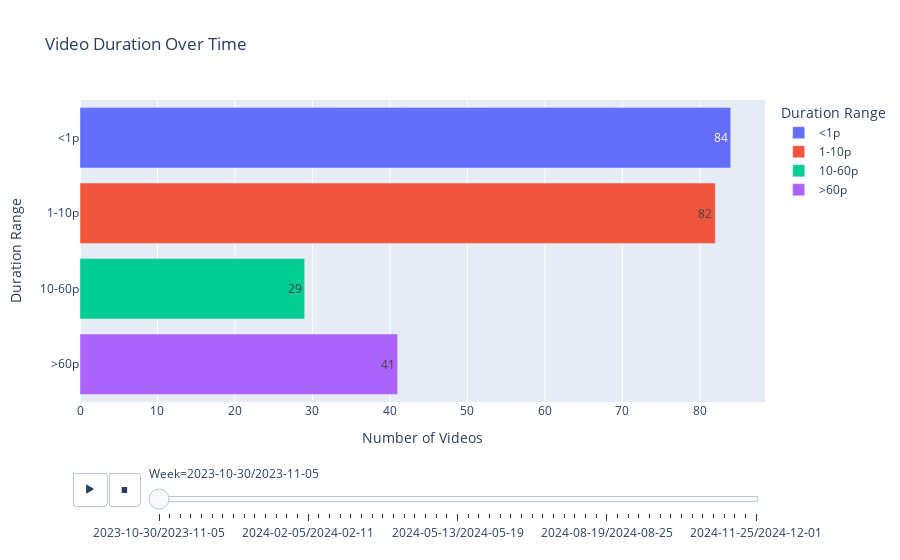

Notebook code cell kept with this figure:
### Code cell
for col in duration_videos.columns[1:]:
    duration_videos[col] = duration_videos[col].cumsum()
    
duration_videos['week'] = duration_videos['week'].astype(str)
duration_videos_long = duration_videos.melt(id_vars='week', 
											var_name='time', 
											value_name='count')
fig = px.bar(duration_videos_long, 
             x='count', 
             y='time',
             orientation='h', 
             color='time', 
             animation_frame='week', 
             title='Video Duration Over Time',
             labels={'count': 'Number of Videos', 'time': 'Duration Range', 'week': 'Week'},
             text='count')
fig.show()

### Figure 1 — Plotly figure (JSON) as saved in the notebook; plotly's stock layout.template omitted (floating-point values rounded to 4 significant figures)
{"data": [{"alignmentgroup": "True", "hovertemplate": "Duration Range=%{y}<br>Week=2023-10-30/2023-11-05<br>Number of Videos=%{text}<extra></extra>", "legendgroup": "<1p", "marker": {"color": "#636efa", "pattern": {"shape": ""}}, "name": "<1p", "offsetgroup": "<1p", "orientation": "h", "showlegend": true, "text": [84], "textposition": "auto", "type": "bar", "x": [84], "xaxis": "x", "y": ["<1p"], "yaxis": "y"}, {"alignmentgroup": "True", "hovertemplate": "Duration Range=%{y}<br>Week=2023-10-30/2023-11-05<br>Number of Videos=%{text}<extra></extra>", "legendgroup": "1-10p", "marker": {"color": "#EF553B", "pattern": {"shape": ""}}, "name": "1-10p", "offsetgroup": "1-10p", "orientation": "h", "showlegend": true, "text": [82], "textposition": "auto", "type": "bar", "x": [82], "xaxis": "x", "y": ["1-10p"], "yaxis": "y"}, {"alignmentgroup": "True", "hovertemplate": "Duration Range=%{y}<br>Week=2023-10-30/2023-11-05<br>Number of Videos=%{text}<extra></extra>", "legendgroup": "10-60p", "marker": {"color": "#00cc96", "pattern": {"shape": ""}}, "name": "10-60p", "offsetgroup": "10-60p", "orientation": "h", "showlegend": true, "text": [29], "textposition": "auto", "type": "bar", "x": [29], "xaxis": "x", "y": ["10-60p"], "yaxis": "y"}, {"alignmentgroup": "True", "hovertemplate": "Duration Range=%{y}<br>Week=2023-10-30/2023-11-05<br>Number of Videos=%{text}<extra></extra>", "legendgroup": ">60p", "marker": {"color": "#ab63fa", "pattern": {"shape": ""}}, "name": ">60p", "offsetgroup": ">60p", "orientation": "h", "showlegend": true, "text": [41], "textposition": "auto", "type": "bar", "x": [41], "xaxis": "x", "y": [">60p"], "yaxis": "y"}], "layout": {"barmode": "relative", "legend": {"title": {"text": "Duration Range"}, "tracegroupgap": 0}, "sliders": [{"active": 0, "currentvalue": {"prefix": "Week="}, "len": 0.9, "pad": {"b": 10, "t": 60}, "steps": [{"args": [["2023-10-30/2023-11-05"], {"frame": {"duration": 0, "redraw": true}, "fromcurrent": true, "mode": "immediate", "transition": {"duration": 0, "easing": "linear"}}], "label": "2023-10-30/2023-11-05", "method": "animate"}, {"args": [["2023-11-06/2023-11-12"], {"frame": {"duration": 0, "redraw": true}, "fromcurrent": true, "mode": "immediate", "transition": {"duration": 0, "easing": "linear"}}], "label": "2023-11-06/2023-11-12", "method": "animate"}, {"args": [["2023-11-13/2023-11-19"], {"frame": {"duration": 0, "redraw": true}, "fromcurrent": true, "mode": "immediate", "transition": {"duration": 0, "easing": "linear"}}], "label": "2023-11-13/2023-11-19", "method": "animate"}, {"args": [["2023-11-20/2023-11-26"], {"frame": {"duration": 0, "redraw": true}, "fromcurrent": true, "mode": "immediate", "transition": {"duration": 0, "easing": "linear"}}], "label": "2023-11-20/2023-11-26", "method": "animate"}, {"args": [["2023-11-27/2023-12-03"], {"frame": {"duration": 0, "redraw": true}, "fromcurrent": true, "mode": "immediate", "transition": {"duration": 0, "easing": "linear"}}], "label": "2023-11-27/2023-12-03", "method": "animate"}, {"args": [["2023-12-04/2023-12-10"], {"frame": {"duration": 0, "redraw": true}, "fromcurrent": true, "mode": "immediate", "transition": {"duration": 0, "easing": "linear"}}], "label": "2023-12-04/2023-12-10", "method": "animate"}, {"args": [["2023-12-11/2023-12-17"], {"frame": {"duration": 0, "redraw": true}, "fromcurrent": true, "mode": "immediate", "transition": {"duration": 0, "easing": "linear"}}], "label": "2023-12-11/2023-12-17", "method": "animate"}, {"args": [["2023-12-18/2023-12-24"], {"frame": {"duration": 0, "redraw": true}, "fromcurrent": true, "mode": "immediate", "transition": {"duration": 0, "easing": "linear"}}], "label": "2023-12-18/2023-12-24", "method": "animate"}, {"args": [["2023-12-25/2023-12-31"], {"frame": {"duration": 0, "redraw": true}, "fromcurrent": true, "mode": "immediate", "transition": {"duration": 0, "easing": "linear"}}], "label": "2023-12-25/2023-12-31", "method": "animate"}, {"args": [["2024-01-01/2024-01-07"], {"frame": {"duration": 0, "redraw": true}, "fromcurrent": true, "mode": "immediate", "transition": {"duration": 0, "easing": "linear"}}], "label": "2024-01-01/2024-01-07", "method": "animate"}, {"args": [["2024-01-08/2024-01-14"], {"frame": {"duration": 0, "redraw": true}, "fromcurrent": true, "mode": "immediate", "transition": {"duration": 0, "easing": "linear"}}], "label": "2024-01-08/2024-01-14", "method": "animate"}, {"args": [["2024-01-15/2024-01-21"], {"frame": {"duration": 0, "redraw": true}, "fromcurrent": true, "mode": "immediate", "transition": {"duration": 0, "easing": "linear"}}], "label": "2024-01-15/2024-01-21", "method": "animate"}, {"args": [["2024-01-22/2024-01-28"], {"frame": {"duration": 0, "redraw": true}, "fromcurrent": true, "mode": "immediate", "transition": {"duration": 0, "easing": "linear"}}], "label": "2024-01-22/2024-01-28", "method": "animate"}, {"args": [["2024-01-29/2024-02-04"], {"frame": {"duration": 0, "redraw": true}, "fromcurrent": true, "mode": "immediate", "transition": {"duration": 0, "easing": "linear"}}], "label": "2024-01-29/2024-02-04", "method": "animate"}, {"args": [["2024-02-05/2024-02-11"], {"frame": {"duration": 0, "redraw": true}, "fromcurrent": true, "mode": "immediate", "transition": {"duration": 0, "easing": "linear"}}], "label": "2024-02-05/2024-02-11", "method": "animate"}, {"args": [["2024-02-12/2024-02-18"], {"frame": {"duration": 0, "redraw": true}, "fromcurrent": true, "mode": "immediate", "transition": {"duration": 0, "easing": "linear"}}], "label": "2024-02-12/2024-02-18", "method": "animate"}, {"args": [["2024-02-19/2024-02-25"], {"frame": {"duration": 0, "redraw": true}, "fromcurrent": true, "mode": "immediate", "transition": {"duration": 0, "easing": "linear"}}], "label": "2024-02-19/2024-02-25", "method": "animate"}, {"args": [["2024-02-26/2024-03-03"], {"frame": {"duration": 0, "redraw": true}, "fromcurrent": true, "mode": "immediate", "transition": {"duration": 0, "easing": "linear"}}], "label": "2024-02-26/2024-03-03", "method": "animate"}, {"args": [["2024-03-04/2024-03-10"], {"frame": {"duration": 0, "redraw": true}, "fromcurrent": true, "mode": "immediate", "transition": {"duration": 0, "easing": "linear"}}], "label": "2024-03-04/2024-03-10", "method": "animate"}, {"args": [["2024-03-11/2024-03-17"], {"frame": {"duration": 0, "redraw": true}, "fromcurrent": true, "mode": "immediate", "transition": {"duration": 0, "easing": "linear"}}], "label": "2024-03-11/2024-03-17", "method": "animate"}, {"args": [["2024-03-18/2024-03-24"], {"frame": {"duration": 0, "redraw": true}, "fromcurrent": true, "mode": "immediate", "transition": {"duration": 0, "easing": "linear"}}], "label": "2024-03-18/2024-03-24", "method": "animate"}, {"args": [["2024-03-25/2024-03-31"], {"frame": {"duration": 0, "redraw": true}, "fromcurrent": true, "mode": "immediate", "transition": {"duration": 0, "easing": "linear"}}], "label": "2024-03-25/2024-03-31", "method": "animate"}, {"args": [["2024-04-01/2024-04-07"], {"frame": {"duration": 0, "redraw": true}, "fromcurrent": true, "mode": "immediate", "transition": {"duration": 0, "easing": "linear"}}], "label": "2024-04-01/2024-04-07", "method": "animate"}, {"args": [["2024-04-08/2024-04-14"], {"frame": {"duration": 0, "redraw": true}, "fromcurrent": true, "mode": "immediate", "transition": {"duration": 0, "easing": "linear"}}], "label": "2024-04-08/2024-04-14", "method": "animate"}, {"args": [["2024-04-15/2024-04-21"], {"frame": {"duration": 0, "redraw": true}, "fromcurrent": true, "mode": "immediate", "transition": {"duration": 0, "easing": "linear"}}], "label": "2024-04-15/2024-04-21", "method": "animate"}, {"args": [["2024-04-22/2024-04-28"], {"frame": {"duration": 0, "redraw": true}, "fromcurrent": true, "mode": "immediate", "transition": {"duration": 0, "easing": "linear"}}], "label": "2024-04-22/2024-04-28", "method": "animate"}, {"args": [["2024-04-29/2024-05-05"], {"frame": {"duration": 0, "redraw": true}, "fromcurrent": true, "mode": "immediate", "transition": {"duration": 0, "easing": "linear"}}], "label": "2024-04-29/2024-05-05", "method": "animate"}, {"args": [["2024-05-06/2024-05-12"], {"frame": {"duration": 0, "redraw": true}, "fromcurrent": true, "mode": "immediate", "transition": {"duration": 0, "easing": "linear"}}], "label": "2024-05-06/2024-05-12", "method": "animate"}, {"args": [["2024-05-13/2024-05-19"], {"frame": {"duration": 0, "redraw": true}, "fromcurrent": true, "mode": "immediate", "transition": {"duration": 0, "easing": "linear"}}], "label": "2024-05-13/2024-05-19", "method": "animate"}, {"args": [["2024-05-20/2024-05-26"], {"frame": {"duration": 0, "redraw": true}, "fromcurrent": true, "mode": "immediate", "transition": {"duration": 0, "easing": "linear"}}], "label": "2024-05-20/2024-05-26", "method": "animate"}, {"args": [["2024-05-27/2024-06-02"], {"frame": {"duration": 0, "redraw": true}, "fromcurrent": true, "mode": "immediate", "transition": {"duration": 0, "easing": "linear"}}], "label": "2024-05-27/2024-06-02", "method": "animate"}, {"args": [["2024-06-03/2024-06-09"], {"frame": {"duration": 0, "redraw": true}, "fromcurrent": true, "mode": "immediate", "transition": {"duration": 0, "easing": "linear"}}], "label": "2024-06-03/2024-06-09", "method": "animate"}, {"args": [["2024-06-10/2024-06-16"], {"frame": {"duration": 0, "redraw": true}, "fromcurrent": true, "mode": "immediate", "transition": {"duration": 0, "easing": "linear"}}], "label": "2024-06-10/2024-06-16", "method": "animate"}, {"args": [["2024-06-17/2024-06-23"], {"frame": {"duration": 0, "redraw": true}, "fromcurrent": true, "mode": "immediate", "transition": {"duration": 0, "easing": "linear"}}], "label": "2024-06-17/2024-06-23", "method": "animate"}, {"args": [["2024-06-24/2024-06-30"], {"frame": {"duration": 0, "redraw": true}, "fromcurrent": true, "mode": "immediate", "transition": {"duration": 0, "easing": "linear"}}], "label": "2024-06-24/2024-06-30", "method": "animate"}, {"args": [["2024-07-01/2024-07-07"], {"frame": {"duration": 0, "redraw": true}, "fromcurrent": true, "mode": "immediate", "transition": {"duration": 0, "easing": "linear"}}], "label": "2024-07-01/2024-07-07", "method": "animate"}, {"args": [["2024-07-08/2024-07-14"], {"frame": {"duration": 0, "redraw": true}, "fromcurrent": true, "mode": "immediate", "transition": {"duration": 0, "easing": "linear"}}], "label": "2024-07-08/2024-07-14", "method": "animate"}, {"args": [["2024-07-15/2024-07-21"], {"frame": {"duration": 0, "redraw": true}, "fromcurrent": true, "mode": "immediate", "transition": {"duration": 0, "easing": "linear"}}], "label": "2024-07-15/2024-07-21", "method": "animate"}, {"args": [["2024-07-22/2024-07-28"], {"frame": {"duration": 0, "redraw": true}, "fromcurrent": true, "mode": "immediate", "transition": {"duration": 0, "easing": "linear"}}], "label": "2024-07-22/2024-07-28", "method": "animate"}, {"args": [["2024-07-29/2024-08-04"], {"frame": {"duration": 0, "redraw": true}, "fromcurrent": true, "mode": "immediate", "transition": {"duration": 0, "easing": "linear"}}], "label": "2024-07-29/2024-08-04", "method": "animate"}, {"args": [["2024-08-05/2024-08-11"], {"frame": {"duration": 0, "redraw": true}, "fromcurrent": true, "mode": "immediate", "transition": {"duration": 0, "easing": "linear"}}], "label": "2024-08-05/2024-08-11", "method": "animate"}, {"args": [["2024-08-12/2024-08-18"], {"frame": {"duration": 0, "redraw": true}, "fromcurrent": true, "mode": "immediate", "transition": {"duration": 0, "easing": "linear"}}], "label": "2024-08-12/2024-08-18", "method": "animate"}, {"args": [["2024-08-19/2024-08-25"], {"frame": {"duration": 0, "redraw": true}, "fromcurrent": true, "mode": "immediate", "transition": {"duration": 0, "easing": "linear"}}], "label": "2024-08-19/2024-08-25", "method": "animate"}, {"args": [["2024-08-26/2024-09-01"], {"frame": {"duration": 0, "redraw": true}, "fromcurrent": true, "mode": "immediate", "transition": {"duration": 0, "easing": "linear"}}], "label": "2024-08-26/2024-09-01", "method": "animate"}, {"args": [["2024-09-02/2024-09-08"], {"frame": {"duration": 0, "redraw": true}, "fromcurrent": true, "mode": "immediate", "transition": {"duration": 0, "easing": "linear"}}], "label": "2024-09-02/2024-09-08", "method": "animate"}, {"args": [["2024-09-09/2024-09-15"], {"frame": {"duration": 0, "redraw": true}, "fromcurrent": true, "mode": "immediate", "transition": {"duration": 0, "easing": "linear"}}], "label": "2024-09-09/2024-09-15", "method": "animate"}, {"args": [["2024-09-16/2024-09-22"], {"frame": {"duration": 0, "redraw": true}, "fromcurrent": true, "mode": "immediate", "transition": {"duration": 0, "easing": "linear"}}], "label": "2024-09-16/2024-09-22", "method": "animate"}, {"args": [["2024-09-23/2024-09-29"], {"frame": {"duration": 0, "redraw": true}, "fromcurrent": true, "mode": "immediate", "transition": {"duration": 0, "easing": "linear"}}], "label": "2024-09-23/2024-09-29", "method": "animate"}, {"args": [["2024-09-30/2024-10-06"], {"frame": {"duration": 0, "redraw": true}, "fromcurrent": true, "mode": "immediate", "transition": {"duration": 0, "easing": "linear"}}], "label": "2024-09-30/2024-10-06", "method": "animate"}, {"args": [["2024-10-07/2024-10-13"], {"frame": {"duration": 0, "redraw": true}, "fromcurrent": true, "mode": "immediate", "transition": {"duration": 0, "easing": "linear"}}], "label": "2024-10-07/2024-10-13", "method": "animate"}, {"args": [["2024-10-14/2024-10-20"], {"frame": {"duration": 0, "redraw": true}, "fromcurrent": true, "mode": "immediate", "transition": {"duration": 0, "easing": "linear"}}], "label": "2024-10-14/2024-10-20", "method": "animate"}, {"args": [["2024-10-21/2024-10-27"], {"frame": {"duration": 0, "redraw": true}, "fromcurrent": true, "mode": "immediate", "transition": {"duration": 0, "easing": "linear"}}], "label": "2024-10-21/2024-10-27", "method": "animate"}, {"args": [["2024-10-28/2024-11-03"], {"frame": {"duration": 0, "redraw": true}, "fromcurrent": true, "mode": "immediate", "transition": {"duration": 0, "easing": "linear"}}], "label": "2024-10-28/2024-11-03", "method": "animate"}, {"args": [["2024-11-04/2024-11-10"], {"frame": {"duration": 0, "redraw": true}, "fromcurrent": true, "mode": "immediate", "transition": {"duration": 0, "easing": "linear"}}], "label": "2024-11-04/2024-11-10", "method": "animate"}, {"args": [["2024-11-11/2024-11-17"], {"frame": {"duration": 0, "redraw": true}, "fromcurrent": true, "mode": "immediate", "transition": {"duration": 0, "easing": "linear"}}], "label": "2024-11-11/2024-11-17", "method": "animate"}, {"args": [["2024-11-18/2024-11-24"], {"frame": {"duration": 0, "redraw": true}, "fromcurrent": true, "mode": "immediate", "transition": {"duration": 0, "easing": "linear"}}], "label": "2024-11-18/2024-11-24", "method": "animate"}, {"args": [["2024-11-25/2024-12-01"], {"frame": {"duration": 0, "redraw": true}, "fromcurrent": true, "mode": "immediate", "transition": {"duration": 0, "easing": "linear"}}], "label": "2024-11-25/2024-12-01", "method": "animate"}], "x": 0.1, "xanchor": "left", "y": 0, "yanchor": "top"}], "title": {"text": "Video Duration Over Time"}, "updatemenus": [{"buttons": [{"args": [null, {"frame": {"duration": 500, "redraw": true}, "fromcurrent": true, "mode": "immediate", "transition": {"duration": 500, "easing": "linear"}}], "label": "&#9654;", "method": "animate"}, {"args": [[null], {"frame": {"duration": 0, "redraw": true}, "fromcurrent": true, "mode": "immediate", "transition": {"duration": 0, "easing": "linear"}}], "label": "&#9724;", "method": "animate"}], "direction": "left", "pad": {"r": 10, "t": 70}, "showactive": false, "type": "buttons", "x": 0.1, "xanchor": "right", "y": 0, "yanchor": "top"}], "xaxis": {"anchor": "y", "domain": [0, 1], "title": {"text": "Number of Videos"}}, "yaxis": {"anchor": "x", "categoryarray": [">60p", "10-60p", "1-10p", "<1p"], "categoryorder": "array", "domain": [0, 1], "title": {"text": "Duration Range"}}}}
